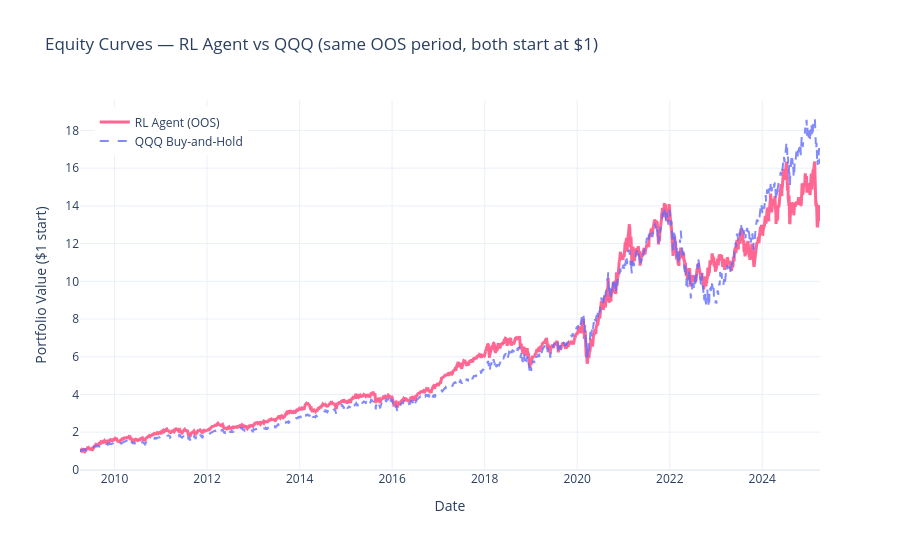

Notebook code for this chart:
### Markdown cell above
## 2. RL Agent vs QQQ Buy-and-Hold (same period)

Recalculate QQQ B&H starting from the exact first day of the RL OOS test set,
so both curves start at 1.0 on the same date. This is the **fair** comparison.

### Code cell
if rl_available:
    # Recalculate QQQ equity from RL returns (already aligned)
    qqq_matched = (1 + rl_returns["QQQ"]).cumprod()
    rl_eq = (1 + rl_returns["RL Agent"]).cumprod()

    # Plot
    fig = go.Figure()
    fig.add_trace(go.Scatter(
        x=rl_eq.index, y=rl_eq, name="RL Agent (OOS)", mode="lines",
        line=dict(color=COLORS["RL Agent"], width=3.0)))
    fig.add_trace(go.Scatter(
        x=qqq_matched.index, y=qqq_matched, name="QQQ Buy-and-Hold", mode="lines",
        line=dict(color=COLORS["QQQ (matched)"], width=2.0, dash="dash"), opacity=0.8))

    fig.update_layout(
        title="Equity Curves — RL Agent vs QQQ (same OOS period, both start at $1)",
        xaxis_title="Date", yaxis_title="Portfolio Value ($1 start)",
        template="plotly_white", height=550,
        legend=dict(x=0.02, y=0.98), hovermode="x unified")
    if SAVE_PLOTS: fig.write_html(f"{RESULTS_DIR}/plot_equity_rl_vs_qqq.html")
    fig.show()

    # Metrics table: RL vs QQQ on SAME period
    rl_eq_arr = np.array([1.0] + list(rl_eq.values))
    qqq_eq_arr = np.array([1.0] + list(qqq_matched.values))
    rl_m = compute_all_metrics(rl_eq_arr)
    qqq_m = compute_all_metrics(qqq_eq_arr)

    fair_compare = pd.DataFrame({"RL Agent": rl_m, "QQQ Buy-and-Hold": qqq_m}).T
    print(f"\nFair comparison ({rl_eq.index[0].date()} → {rl_eq.index[-1].date()}):")
    display(fair_compare[["ARC (%)", "ASD (%)", "Max Drawdown (%)", "Sharpe", "Sortino", "Calmar", "IR1", "IR2"]])

### Figure 1 — Plotly figure (JSON) as saved in the notebook; plotly's stock layout.template omitted (floating-point values rounded to 4 significant figures; data arrays with more than 128 entries replaced by an {"elided": "..."} marker saying what was removed)
{"data": [{"line": {"color": "#FF6692", "width": 3}, "mode": "lines", "name": "RL Agent (OOS)", "type": "scatter", "x": {"elided": "4009 str values"}, "y": {"elided": "4009 float values"}}, {"line": {"color": "#636EFA", "dash": "dash", "width": 2}, "mode": "lines", "name": "QQQ Buy-and-Hold", "opacity": 0.8, "type": "scatter", "x": {"elided": "4009 str values"}, "y": {"elided": "4009 float values"}}], "layout": {"height": 550, "hovermode": "x unified", "legend": {"x": 0.02, "y": 0.98}, "title": {"text": "Equity Curves — RL Agent vs QQQ (same OOS period, both start at $1)"}, "xaxis": {"title": {"text": "Date"}}, "yaxis": {"title": {"text": "Portfolio Value ($1 start)"}}}}
